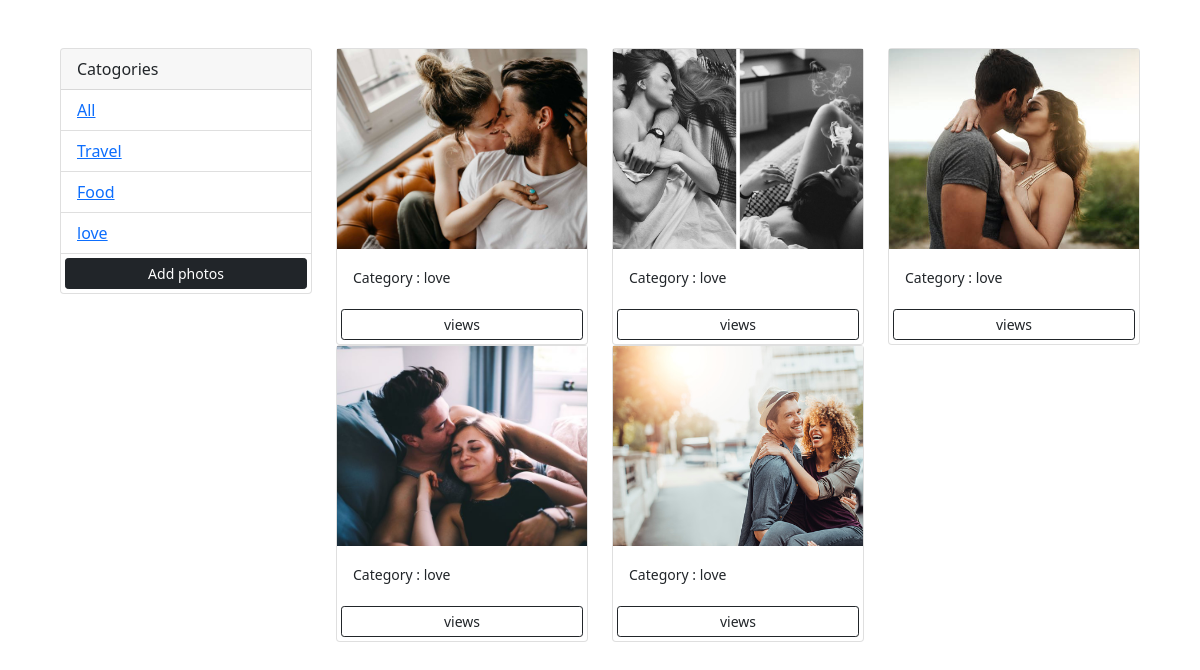
Screenshot of /?category=love with the database file from the repository.
### photos/models.py (models this page shows, shortened)
class Category(models.Model):
    name = models.CharField(max_length=100,null=False,blank=False)

class Photo(models.Model):
    category = models.ForeignKey(Category,on_delete=models.SET_NULL,null=True,blank=True)
    image = models.ImageField(null=False,blank=False)
    description = models.TextField()

### photos/views.py (the view)
# urls.py: path('',views.gallery,name='gallery'),
def gallery(request):
    category = request.GET.get('category')
    if category == None:
        photos = Photo.objects.all()
    else:
        photos = Photo.objects.filter(category__name=category)
    categories = Category.objects.all()
    context = {'categories': categories,'photos':photos}
    return render(request,'photos/gallery.html',context)

### photos/templates/photos/gallery.html (shortened to what this page needs)
<!DOCTYPE html>
<html>
    <head>
        <link href="https://cdn.jsdelivr.net/npm/bootstrap@5.0.0-beta1/dist/css/bootstrap.min.css" rel="stylesheet"
>
    </head>
    <body class="m-5">
        <div class="container">
            <div class="row">
                <div class="col-md-3">
                    <div class="card">
                        <div class="card-header">
                            Catogories
                        </div>
                        <ul class="list-group list-group-flush">
                          <li class="list-group-item">
                            <a href="{% url 'gallery' %}">All</a>
                        </li>
                          {% for category in categories %}
                          <li class="list-group-item">
                            <a href="{% url 'gallery' %}?category={{category.name}}"> {{category.name}}</a>
                        </li>
                          {% endfor %}
                            <a href="{% url 'add' %}" class="btn btn-dark btn-sm m-1">Add photos</a>
                        </ul>
                      </div>
                </div>
                <div class="col-md-9">
                    <div class="row">
                    {% for photo in photos%}
                    <div class="col-md-4">
                        <div class="card">
                            <img class="image-thumbail" src="{{photo.image.url}}" alt="card image cap">
                            <div class="card-body">
                              <small>Category : {{photo.category.name}}</small>
                            </div>
                              <a href="{% url 'photo' photo.id %}"class="btn btn-outline-dark btn-sm m-1">views</a>
                            </div>
                          </div>
                          {% empty %}
                          <h3>no image...</h3>
                          {% endfor %}
                    </div>
                </div>
            </div>
        </div>
    </body>
</html>

### photos/templates/photos/gallery.html (style rules this page uses)
.image-thumbail { height:200px; object-fit: cover }

### rows the page displays
Category: name "Travel"
Category: name "Food"
Category: name "love"
Photo: image (picture), category.name "love"
Photo: image (picture), category.name "love"
Photo: image (picture), category.name "love"
Photo: image (picture), category.name "love"
Photo: image (picture), category.name "love"
